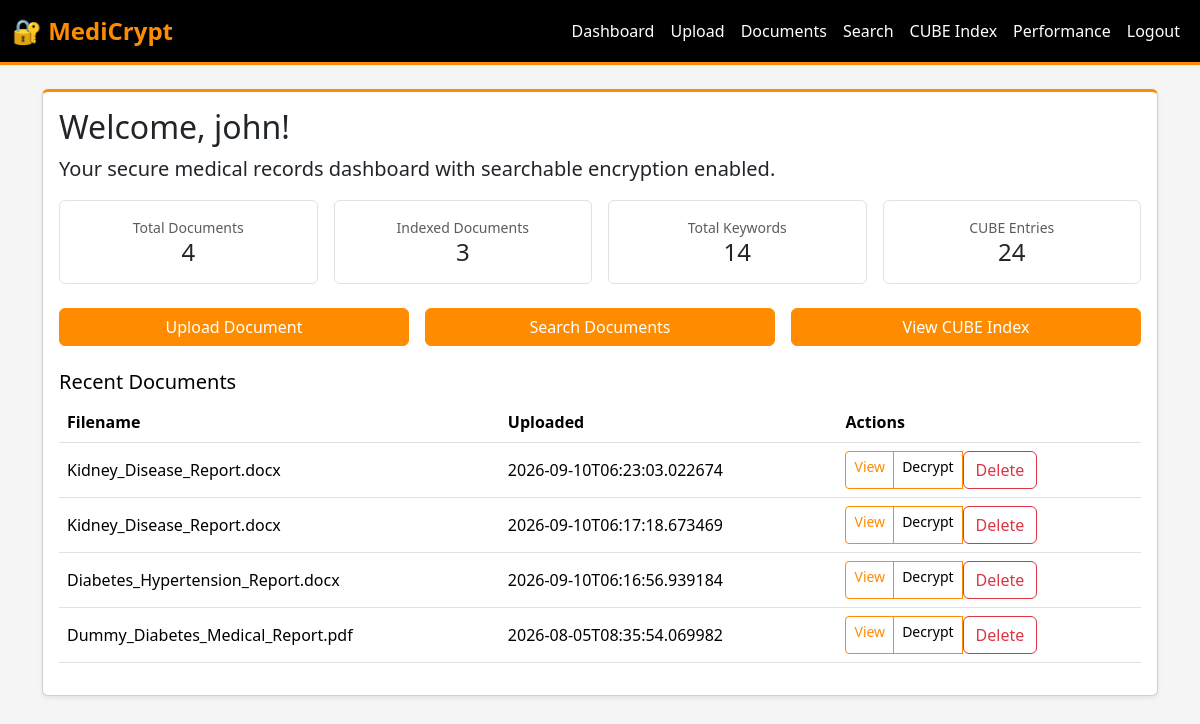
/dashboard (signed in), run on the app's committed database.
### tables this page shows
CREATE TABLE documents (id INTEGER PRIMARY KEY AUTOINCREMENT, filename TEXT, owner INTEGER, upload_date TEXT, encrypted_path TEXT, aes_key TEXT, FOREIGN KEY(owner) REFERENCES users(id));

### app.py (the view)
    def wrapped_view(**kwargs):
        if "user_id" not in session:
            return redirect(url_for("login"))
        return view(**kwargs)

### app.py (called while the page is built)
def get_db():
    db = getattr(g, "db", None)
    if db is None:
        db = sqlite3.connect(app.config["DATABASE"])
        db.row_factory = sqlite3.Row
        g.db = db
    return db

def login_required(view):
    def wrapped_view(**kwargs):
        if "user_id" not in session:
            return redirect(url_for("login"))
        return view(**kwargs)
    wrapped_view.__name__ = view.__name__
    return wrapped_view

@app.route("/dashboard")
@login_required
def dashboard():
    global cube_index
    db = get_db()
    user_id = session["user_id"]
    role = session.get("role")
    if role == "admin":
        documents = db.execute(
            "SELECT * FROM documents ORDER BY upload_date DESC"
        ).fetchall()
    else:
        documents = db.execute(
            "SELECT * FROM documents WHERE owner = ? ORDER BY upload_date DESC",
            (user_id,),
        ).fetchall()
    cube_stats = {}
    if cube_index:
        cube_stats = cube_index.get_cube_stats()
    return render_template(
        "dashboard.html",
        documents=documents,
        cube_stats=cube_stats,
    )

### templates/dashboard.html
{% extends "layout.html" %}
{% block content %}
<div class="card shadow-sm mb-4">
  <div class="card-body">
    <h2 class="card-title">Welcome, {{ session.username }}!</h2>
    <p class="lead">Your secure medical records dashboard with searchable encryption enabled.</p>
    {% if cube_stats %}
    <div class="row g-3 mb-4">
      <div class="col-md-3">
        <div class="text-center p-3 border rounded">
          <div class="text-muted small">Total Documents</div>
          <div class="h4 mb-0">{{ cube_stats.get('total_documents', 0) }}</div>
        </div>
      </div>
      <div class="col-md-3">
        <div class="text-center p-3 border rounded">
          <div class="text-muted small">Indexed Documents</div>
          <div class="h4 mb-0">{{ cube_stats.get('indexed_documents', 0) }}</div>
        </div>
      </div>
      <div class="col-md-3">
        <div class="text-center p-3 border rounded">
          <div class="text-muted small">Total Keywords</div>
          <div class="h4 mb-0">{{ cube_stats.get('total_keywords', 0) }}</div>
        </div>
      </div>
      <div class="col-md-3">
        <div class="text-center p-3 border rounded">
          <div class="text-muted small">CUBE Entries</div>
          <div class="h4 mb-0">{{ cube_stats.get('hki_entries', 0) }}</div>
        </div>
      </div>
    </div>
    {% endif %}
    <div class="row g-3 mb-4">
      <div class="col-sm-4">
        <a class="btn btn-primary w-100" href="{{ url_for('upload') }}">Upload Document</a>
      </div>
      <div class="col-sm-4">
        <a class="btn btn-primary w-100" href="{{ url_for('search') }}">Search Documents</a>
      </div>
      <div class="col-sm-4">
        <a class="btn btn-primary w-100" href="{{ url_for('cube_dashboard') }}">View CUBE Index</a>
      </div>
    </div>
    <h5 class="mt-4">Recent Documents</h5>
    {% if documents %}
    <div class="table-responsive">
      <table class="table table-hover align-middle">
        <thead>
          <tr>
            <th>Filename</th>
            <th>Uploaded</th>
            <th>Actions</th>
          </tr>
        </thead>
        <tbody>
          {% for doc in documents[:5] %}
          <tr>
            <td>{{ doc.filename }}</td>
            <td>{{ doc.upload_date }}</td>
            <td>
              <div class="btn-group btn-group-sm" role="group">
                <a class="btn btn-outline-primary" href="{{ url_for('document_detail', document_id=doc.id) }}">View</a>
                <a class="btn btn-outline-success" href="{{ url_for('decrypt', document_id=doc.id) }}">Decrypt</a>
                <form method="POST" action="{{ url_for('delete_document', document_id=doc.id) }}" style="display: inline;">
                  <button class="btn btn-outline-danger" type="submit" onclick="return confirm('Delete this document?')">Delete</button>
                </form>
              </div>
            </td>
          </tr>
          {% endfor %}
        </tbody>
      </table>
    </div>
    {% else %}
    <div class="alert alert-info">No documents uploaded yet. Start by uploading a medical document.</div>
    {% endif %}
  </div>
</div>
{% endblock %}

### templates/layout.html (style rules this page uses)
:root { --primary-color: #000000; --orange-color: #ff8c00; --dark-bg: #1a1a1a; --light-text: #ffffff; }
body { background-color: #f5f5f5; }
.btn-primary { background-color: var(--orange-color) !important; border-color: var(--orange-color) !important; color: white !important; }
.btn-outline-primary { color: var(--orange-color) !important; border-color: var(--orange-color) !important; }
.btn-outline-success { color: var(--primary-color) !important; border-color: var(--orange-color) !important; }
.card { border-top: 3px solid var(--orange-color); }
h1, h2, h3, h4, h5, h6 { color: var(--primary-color); }

### data on the page
documents: filename "Kidney_Disease_Report.docx", upload_date "2026-09-10T06:23:03.022674"
documents: filename "Kidney_Disease_Report.docx", upload_date "2026-09-10T06:17:18.673469"
documents: filename "Diabetes_Hypertension_Report.docx", upload_date "2026-09-10T06:16:56.939184"
documents: filename "Dummy_Diabetes_Medical_Report.pdf", upload_date "2026-08-05T08:35:54.069982"

### other printed values
{{ session.username }} "john"
{{ cube_stats.get('total_documents', 0) }} "4"
{{ cube_stats.get('indexed_documents', 0) }} "3"
{{ cube_stats.get('total_keywords', 0) }} "14"
{{ cube_stats.get('hki_entries', 0) }} "24"
